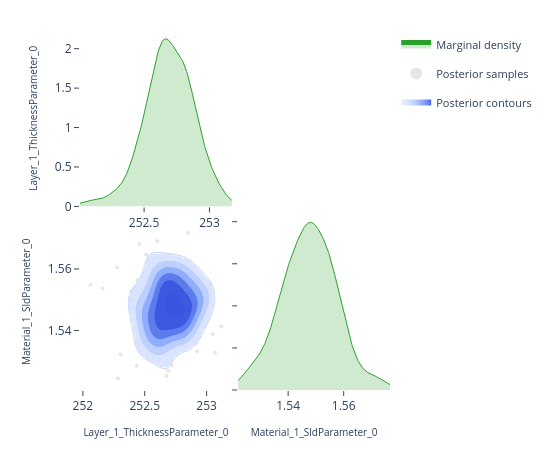

Notebook code cell kept with this figure:
### Code cell
# ---- Pairwise focus: thickness vs SLD ---------------------------------------
# A 2-parameter corner plot zooms in on the joint posterior for a specific
# pair.  This is the same view the EasyReflectometryApp's "2D Heatmap"
# sub-tab uses to inspect parameter degeneracies.


params_of_interest = ['Layer_1_ThicknessParameter_0', 'Material_1_SldParameter_0']
idx = [posterior.param_names.index(p) for p in params_of_interest]
subset_draws = np.asarray(posterior.draws)[:, idx]

fig = plot_corner(subset_draws, params_of_interest)
fig.show()

### Figure 1 — Plotly figure (JSON) as saved in the notebook; plotly's stock layout.template omitted (floating-point values rounded to 4 significant figures; data arrays with more than 128 entries replaced by an {"elided": "..."} marker saying what was removed)
{"data": [{"fill": "tozeroy", "fillcolor": "rgba(44, 160, 44, 0.22)", "hoverinfo": "skip", "legendgroup": "marginal", "line": {"color": "rgb(44, 160, 44)", "width": 1}, "mode": "lines", "name": "Marginal density", "showlegend": true, "type": "scatter", "x": {"elided": "256 float values"}, "xaxis": "x", "y": {"elided": "256 float values"}, "yaxis": "y"}, {"hoverinfo": "skip", "legendgroup": "scatter", "marker": {"color": "rgba(140, 140, 140, 0.22)", "size": 4}, "mode": "markers", "name": "Posterior samples", "showlegend": true, "type": "scatter", "x": [252.7, 252.5, 252.5, 252.7, 252.6, 252.8, 252.6, 252.8, 252.9, 252.6, 252.3, 252.7, 252.7, 252.6, 252.7, 252.3, 253.1, 252.8, 252.5, 252.6, 252.4, 253.0, 252.5, 252.7, 252.8, 252.6, 252.7, 252.7, 252.8, 252.8, 252.5, 252.5, 252.8, 252.1, 253.0, 252.4, 252.8, 252.6, 252.6, 252.7, 252.7, 252.5, 252.9, 252.7, 252.8, 252.2, 253.0, 253.0, 252.8, 252.7, 252.5, 252.7, 252.9, 252.7, 252.6, 252.4, 252.9, 252.8, 252.8, 252.6, 252.5, 252.7, 252.6, 252.6, 252.6, 252.8, 252.6, 252.3, 252.8, 252.8, 252.5, 252.6, 252.7, 252.7, 252.8, 252.6, 252.9, 252.9, 252.6, 252.7, 252.8, 252.6, 253.0, 252.8, 252.5, 252.8, 252.9, 252.7, 252.9, 252.5, 252.4, 252.8, 252.6, 252.7, 252.6, 252.7, 252.8, 252.6, 252.7, 252.8, 252.6, 252.9, 252.7, 252.8, 252.6, 253.0, 252.4, 252.5, 252.7, 252.7, 252.9, 253.0, 252.9, 252.6, 252.8, 252.7, 252.9, 252.6, 252.6, 253.1], "xaxis": "x3", "y": [1.549, 1.546, 1.563, 1.543, 1.534, 1.539, 1.555, 1.542, 1.549, 1.543, 1.524, 1.557, 1.552, 1.534, 1.553, 1.56, 1.533, 1.55, 1.548, 1.569, 1.556, 1.553, 1.543, 1.561, 1.548, 1.556, 1.525, 1.527, 1.547, 1.537, 1.568, 1.546, 1.547, 1.555, 1.548, 1.553, 1.54, 1.56, 1.538, 1.541, 1.54, 1.546, 1.56, 1.554, 1.56, 1.554, 1.552, 1.539, 1.557, 1.54, 1.574, 1.557, 1.554, 1.529, 1.537, 1.548, 1.533, 1.551, 1.545, 1.548, 1.542, 1.548, 1.54, 1.548, 1.556, 1.561, 1.543, 1.532, 1.549, 1.537, 1.565, 1.547, 1.552, 1.546, 1.541, 1.543, 1.546, 1.572, 1.538, 1.541, 1.555, 1.548, 1.557, 1.549, 1.535, 1.556, 1.55, 1.538, 1.554, 1.552, 1.55, 1.555, 1.536, 1.54, 1.537, 1.561, 1.543, 1.545, 1.555, 1.554, 1.548, 1.547, 1.557, 1.552, 1.553, 1.551, 1.529, 1.537, 1.552, 1.547, 1.546, 1.551, 1.544, 1.531, 1.544, 1.559, 1.545, 1.541, 1.546, 1.541], "yaxis": "y3", "zorder": 0}, {"colorscale": [[0.0, "rgba(224, 233, 255, 0.62)"], [0.35, "rgba(183, 203, 255, 0.70)"], [0.6, "rgba(138, 169, 252, 0.78)"], [0.82, "rgba(96, 131, 242, 0.84)"], [1.0, "rgba(58, 86, 224, 0.90)"]], "connectgaps": false, "contours": {"coloring": "fill", "end": 73.79, "showlabels": false, "showlines": false, "size": 11.65, "start": 15.54}, "hoverinfo": "skip", "legendgroup": "contour", "name": "Posterior contours", "showlegend": true, "showscale": false, "type": "contour", "x": [252.0, 252.0, 252.0, 252.1, 252.1, 252.1, 252.1, 252.1, 252.1, 252.1, 252.2, 252.2, 252.2, 252.2, 252.2, 252.2, 252.2, 252.3, 252.3, 252.3, 252.3, 252.3, 252.3, 252.3, 252.4, 252.4, 252.4, 252.4, 252.4, 252.4, 252.5, 252.5, 252.5, 252.5, 252.5, 252.5, 252.5, 252.6, 252.6, 252.6, 252.6, 252.6, 252.6, 252.6, 252.7, 252.7, 252.7, 252.7, 252.7, 252.7, 252.7, 252.8, 252.8, 252.8, 252.8, 252.8, 252.8, 252.8, 252.9, 252.9, 252.9, 252.9, 252.9, 252.9, 253.0, 253.0, 253.0, 253.0, 253.0, 253.0, 253.0, 253.1, 253.1, 253.1, 253.1, 253.1, 253.1, 253.1, 253.2, 253.2], "xaxis": "x3", "y": [1.522, 1.523, 1.523, 1.524, 1.525, 1.525, 1.526, 1.527, 1.528, 1.528, 1.529, 1.53, 1.53, 1.531, 1.532, 1.532, 1.533, 1.534, 1.534, 1.535, 1.536, 1.537, 1.537, 1.538, 1.539, 1.539, 1.54, 1.541, 1.541, 1.542, 1.543, 1.543, 1.544, 1.545, 1.546, 1.546, 1.547, 1.548, 1.548, 1.549, 1.55, 1.55, 1.551, 1.552, 1.552, 1.553, 1.554, 1.555, 1.555, 1.556, 1.557, 1.557, 1.558, 1.559, 1.559, 1.56, 1.561, 1.561, 1.562, 1.563, 1.564, 1.564, 1.565, 1.566, 1.566, 1.567, 1.568, 1.568, 1.569, 1.57, 1.57, 1.571, 1.572, 1.573, 1.573, 1.574, 1.575, 1.575, 1.576, 1.577], "yaxis": "y3", "z": {"elided": "80x80 float values"}, "zmax": 73.79, "zmin": 15.54, "zorder": 1}, {"colorscale": [[0.0, "rgba(183, 203, 255, 0.94)"], [0.35, "rgba(183, 203, 255, 0.94)"], [0.35, "rgba(138, 169, 252, 0.95)"], [0.6, "rgba(138, 169, 252, 0.95)"], [0.6, "rgba(96, 131, 242, 0.96)"], [0.82, "rgba(96, 131, 242, 0.96)"], [0.82, "rgba(58, 86, 224, 0.98)"], [1.0, "rgba(58, 86, 224, 0.98)"]], "contours": {"coloring": "lines", "end": 73.79, "showlabels": false, "size": 11.65, "start": 15.54}, "hoverinfo": "skip", "legendgroup": "contour", "line": {"width": 0.9}, "showlegend": false, "showscale": false, "type": "contour", "x": [252.0, 252.0, 252.0, 252.1, 252.1, 252.1, 252.1, 252.1, 252.1, 252.1, 252.2, 252.2, 252.2, 252.2, 252.2, 252.2, 252.2, 252.3, 252.3, 252.3, 252.3, 252.3, 252.3, 252.3, 252.4, 252.4, 252.4, 252.4, 252.4, 252.4, 252.5, 252.5, 252.5, 252.5, 252.5, 252.5, 252.5, 252.6, 252.6, 252.6, 252.6, 252.6, 252.6, 252.6, 252.7, 252.7, 252.7, 252.7, 252.7, 252.7, 252.7, 252.8, 252.8, 252.8, 252.8, 252.8, 252.8, 252.8, 252.9, 252.9, 252.9, 252.9, 252.9, 252.9, 253.0, 253.0, 253.0, 253.0, 253.0, 253.0, 253.0, 253.1, 253.1, 253.1, 253.1, 253.1, 253.1, 253.1, 253.2, 253.2], "xaxis": "x3", "y": [1.522, 1.523, 1.523, 1.524, 1.525, 1.525, 1.526, 1.527, 1.528, 1.528, 1.529, 1.53, 1.53, 1.531, 1.532, 1.532, 1.533, 1.534, 1.534, 1.535, 1.536, 1.537, 1.537, 1.538, 1.539, 1.539, 1.54, 1.541, 1.541, 1.542, 1.543, 1.543, 1.544, 1.545, 1.546, 1.546, 1.547, 1.548, 1.548, 1.549, 1.55, 1.55, 1.551, 1.552, 1.552, 1.553, 1.554, 1.555, 1.555, 1.556, 1.557, 1.557, 1.558, 1.559, 1.559, 1.56, 1.561, 1.561, 1.562, 1.563, 1.564, 1.564, 1.565, 1.566, 1.566, 1.567, 1.568, 1.568, 1.569, 1.57, 1.57, 1.571, 1.572, 1.573, 1.573, 1.574, 1.575, 1.575, 1.576, 1.577], "yaxis": "y3", "z": {"elided": "80x80 float values"}, "zmax": 73.79, "zmin": 15.54, "zorder": 2}, {"fill": "tozeroy", "fillcolor": "rgba(44, 160, 44, 0.22)", "hoverinfo": "skip", "legendgroup": "marginal", "line": {"color": "rgb(44, 160, 44)", "width": 1}, "mode": "lines", "name": "Marginal density", "showlegend": false, "type": "scatter", "x": {"elided": "256 float values"}, "xaxis": "x4", "y": {"elided": "256 float values"}, "yaxis": "y4"}], "layout": {"height": 450, "legend": {"font": {"size": 11}, "itemsizing": "constant", "orientation": "v", "x": 1.02, "xanchor": "left", "y": 1.0, "yanchor": "top"}, "margin": {"b": 60, "l": 80, "r": 160, "t": 30}, "plot_bgcolor": "white", "showlegend": true, "width": 550, "xaxis": {"anchor": "y", "domain": [0.0, 0.49], "showgrid": false, "ticks": "outside", "zeroline": false}, "xaxis2": {"anchor": "y2", "domain": [0.51, 1.0], "showgrid": false, "ticks": "outside", "visible": false, "zeroline": false}, "xaxis3": {"anchor": "y3", "domain": [0.0, 0.49], "showgrid": false, "ticks": "outside", "title": {"font": {"size": 10}, "text": "Layer_1_ThicknessParameter_0"}, "zeroline": false}, "xaxis4": {"anchor": "y4", "domain": [0.51, 1.0], "showgrid": false, "ticks": "outside", "title": {"font": {"size": 10}, "text": "Material_1_SldParameter_0"}, "zeroline": false}, "yaxis": {"anchor": "x", "domain": [0.51, 1.0], "showgrid": false, "ticks": "outside", "title": {"font": {"size": 10}, "text": "Layer_1_ThicknessParameter_0"}, "zeroline": false}, "yaxis2": {"anchor": "x2", "domain": [0.51, 1.0], "showgrid": false, "ticks": "outside", "visible": false, "zeroline": false}, "yaxis3": {"anchor": "x3", "domain": [0.0, 0.49], "showgrid": false, "ticks": "outside", "title": {"font": {"size": 10}, "text": "Material_1_SldParameter_0"}, "zeroline": false}, "yaxis4": {"anchor": "x4", "domain": [0.0, 0.49], "showgrid": false, "showticklabels": false, "ticks": "outside", "zeroline": false}}}
